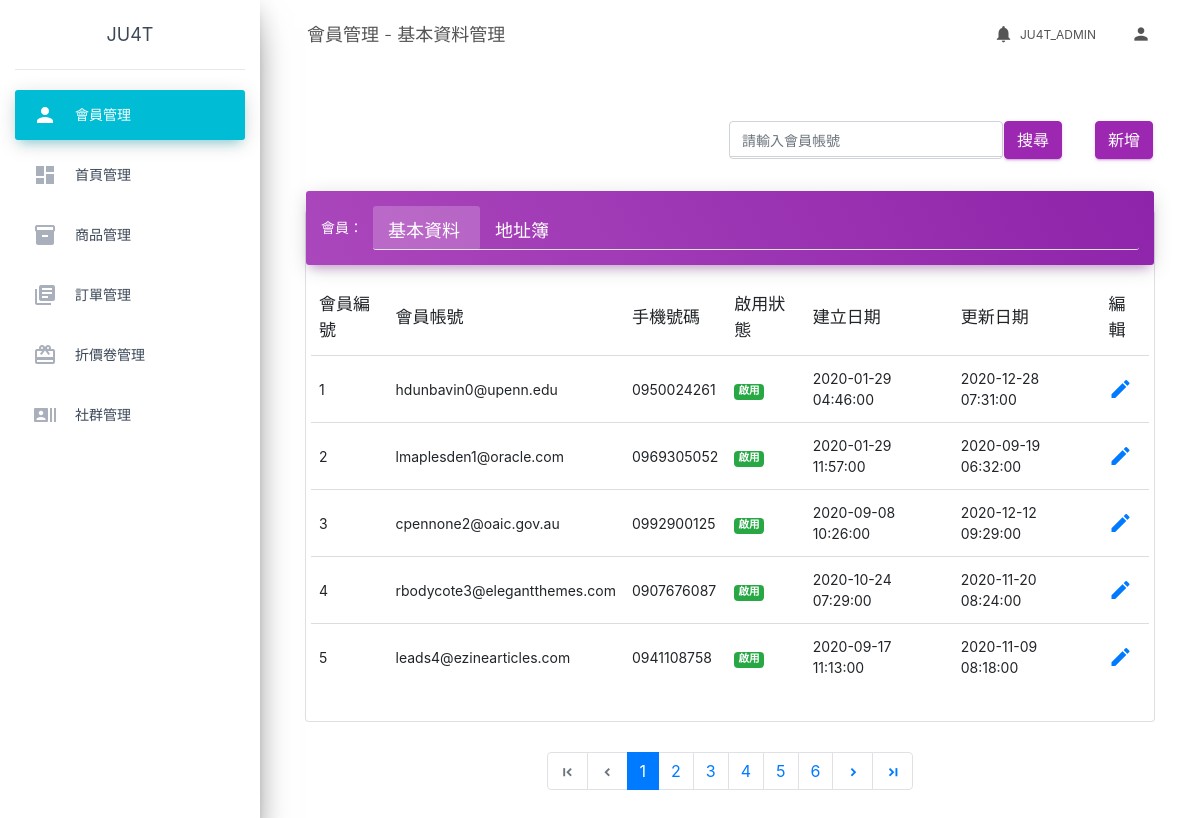
The page /members.php (signed in) on the database its author committed.
### tables this page shows
CREATE TABLE `member_list` (
  `sid` int(11) NOT NULL,
  `account` varchar(100) DEFAULT NULL,
  `password` varchar(100) DEFAULT NULL,
  `nickname` varchar(100) DEFAULT NULL,
  `birthday` date DEFAULT NULL,
  `mobile` char(10) DEFAULT NULL,
  `activated` tinyint(1) NOT NULL,
  `create_at` datetime DEFAULT NULL,
  `update_at` datetime DEFAULT NULL
);

### members.php (the view, shortened to what this page needs)
<?php
require __DIR__ . '/db_connect.php';
?>
<?php include('parts/html-head.php') ?>
<?php include('parts/html-nav.php') ?>
<div>
    <?php
    $page = isset($_GET['page']) ? intval($_GET['page']) : 1;
    $params = [];
    $where = ' WHERE 1 ';
    $perPage = 5;
    $t_sql = "SELECT COUNT(1) FROM member_list $where";
    $totalRows = $pdo->query($t_sql)->fetch()['COUNT(1)'];
    $totalPages = ceil($totalRows / $perPage);
    $p_sql = sprintf(
        "SELECT * FROM member_list %s
    ORDER BY sid LIMIT %s, %s",
        $where,
        ($page - 1) * $perPage,
        $perPage
    );
    $stmt = $pdo->query($p_sql);
    $rows = $stmt->fetchAll();
    ?>
    <div class="container">
        <div class="row">
            <div class="col d-flex flex-row-reverse bd-highlight">
                <form class="form-inline my-2 my-lg-0">
                    <input class="form-control me-2" type="search" name="search" placeholder="請輸入會員帳號" aria-label="Search">
                    <button class="btn btn-primary" type="submit">搜尋</button>
                </form>
            </div>
            <div class="m-3">
                <a class="btn btn-primary" href="members/members-insert.php">新增</a>
            </div>
        </div>
        <div class="row">
            <div class="col-md-12">
                <div class="card card-plain">
                    <div class="card-header card-header-tabs card-header-primary">
                        <div class="nav-tabs-navigation">
                            <div class="nav-tabs-wrapper">
                                <span class="nav-tabs-title">會員：</span>
                                <ul class="nav nav-tabs" data-tabs="tabs">
                                    <li class="nav-item">
                                        <a class="nav-link active" href="<?= WEB_ROOT ?>members.php">
                                            <span class="material-icons" style="font-size: 18px;">
                                                基本資料
                                            </span>
                                            <div class="ripple-container"></div>
                                        </a>
                                    </li>
                                    <li class="nav-item">
                                        <a class="nav-link" href="<?= WEB_ROOT ?>members/members-address.php">
                                            <span class="material-icons" style="font-size: 18px;">
                                            </span>
                                            <div class="ripple-container"></div>
                                        </a>
                                    </li>
                                </ul>
                            </div>
                        </div>
                    </div>
                    <div class="card-body" id="data">
                        <div class="table-responsive">
                            <table class="table table-hover">
                                <thead class="">
                                    <th scope="col">會員編號</th>
                                    <th scope="col">會員帳號</th>
                                    <th scope="col">手機號碼</th>
                                    <th scope="col">啟用狀態</th>
                                    <th scope="col">建立日期</th>
                                    <th scope="col">更新日期</th>
                                    <th scope="col">編輯 </th>
                                </thead>
                                <tbody>
                                    <?php foreach ($rows as $r) : ?>
                                        <tr>
                                            <td><?= $r['sid'] ?></td>
                                            <td><?= $r['account'] ?></td>
                                            <td><?= $r['mobile'] ?></td>
                                            <td><?php if (htmlspecialchars($r['activated'])) : ?>
                                                    <span class="badge badge-success">
                                                        啟用
                                                    </span>
                                                <?php else : ?>
                                                    <span class="badge badge-danger">
                                                        停用
                                                    </span>
                                                <?php endif; ?></td>
                                            <td><?= $r['create_at'] ?></td>
                                            <td><?= $r['update_at'] ?></td>
                                            <td>
                                                <a href="members/members-edit.php?sid=<?= $r['sid'] ?>">
                                                    <span class="material-icons">edit</span>
                                                </a>
                                            </td>
                                        </tr>
                                    <?php endforeach ?>
                                </tbody>
                            </table>
                        </div>
                    </div>
                </div>
            </div>
        </div>
        <div class="row">
            <div class="col">
                <nav aria-label="Page navigation example">
                    <ul class="pagination justify-content-center">
                        <li class="page-item <?= $page == 1 ? 'disabled' : '' ?>">
                            <a class="page-link" href="?<?php
                                                        $params['page'] = 1;
                                                        echo http_build_query($params);
                                                        ?>">
                                <span class="material-icons" style="font-size: 15px; font-weight: bold;">
                                </span>
                            </a>
                        </li>
                        <li class="page-item <?= $page == 1 ? 'disabled' : '' ?>">
                            <a class="page-link" href="?<?php $params['page'] = $page - 1;
                                                        echo http_build_query($params); ?>">
                                <span class="material-icons" style="font-size: 15px; font-weight: bold;">
                                </span>
                            </a>
                        </li>
                        <?php for ($i = $page - 5; $i <= $page + 5; $i++) :
                            if ($i >= 1 and $i <= $totalPages) :
                        ?>
                                <li class="page-item <?= $page == $i ? 'active' : '' ?> " >
                                    <a class="page-link" href="?<?php $params['page'] = $i;
                                                                echo http_build_query($params);  ?>">
                                        <?= $i ?>
                                    </a>
                                </li>
                        <?php endif;
                        endfor ?>
                        <li class="page-item <?= $page == $totalPages ? 'disabled' : '' ?>">
                            <a class="page-link" href="?<?php $params['page'] = $page + 1;
                                                        echo http_build_query($params); ?>">
                                <span class="material-icons" style="font-size: 15px; font-weight: bold;">
                                </span>
                            </a>
                        </li>
                        <li class="page-item <?= $page == $totalPages ? 'disabled' : '' ?>">
                            <a class="page-link" href="?<?php $params['page'] = $totalPages;
                                                        echo http_build_query($params); ?>">
                                <span class="material-icons" style="font-size: 15px; font-weight: bold;">
                                </span>
                            </a>
                        </li>
                    </ul>
                </nav>
            </div>
        </div>
    </div>
    <?php include('parts/html-foot.php') ?>

### rows shown on the page
member_list: sid "1", account "hdunbavin0@upenn.edu", mobile "0950024261", activated "啟用", create_at "2020-01-29 04:46:00", update_at "2020-12-28 07:31:00"
member_list: sid "2", account "lmaplesden1@oracle.com", mobile "0969305052", activated "啟用", create_at "2020-01-29 11:57:00", update_at "2020-09-19 06:32:00"
member_list: sid "3", account "cpennone2@oaic.gov.au", mobile "0992900125", activated "啟用", create_at "2020-09-08 10:26:00", update_at "2020-12-12 09:29:00"
member_list: sid "4", account "rbodycote3@elegantthemes.com", mobile "0907676087", activated "啟用", create_at "2020-10-24 07:29:00", update_at "2020-11-20 08:24:00"
member_list: sid "5", account "leads4@ezinearticles.com", mobile "0941108758", activated "啟用", create_at "2020-09-17 11:13:00", update_at "2020-11-09 08:18:00"

### other values the page prints
$PageName "會員管理 - 基本資料管理"
$_SESSION['admin']['nickname'] "JU4T_ADMIN"
